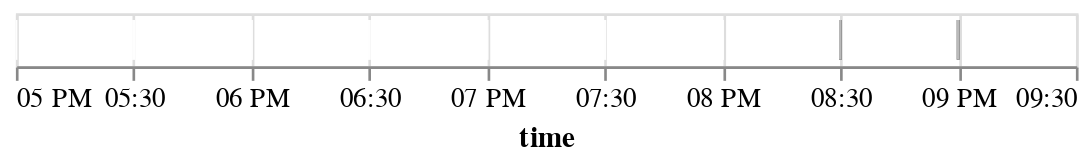

The notebook cell saved with this chart:
### Code cell
plot_rug(m_df.tidy())

### Figure 1 — Vega-Lite specification as saved in the notebook (floating-point values rounded to 4 significant figures)
{"config": {"view": {"continuousWidth": 400, "continuousHeight": 300}}, "data": {"name": "data-e50c02d862731cf9f9a0daad851eec81"}, "mark": {"type": "tick", "color": "black"}, "encoding": {"color": {"condition": {"value": "white", "test": "datum.is_present"}, "value": "black"}, "x": {"field": "time", "type": "temporal"}}, "params": [{"name": "param_73", "select": {"type": "interval"}, "bind": "scales"}], "$schema": "https://vega.github.io/schema/vega-lite/v5.2.0.json", "datasets": {"data-e50c02d862731cf9f9a0daad851eec81": [{"time": "2000-06-15T17:00:00", "variable": "TA", "value": 14.22, "is_present": true}, {"time": "2000-06-15T17:30:00", "variable": "TA", "value": 14.11, "is_present": true}, {"time": "2000-06-15T18:00:00", "variable": "TA", "value": 14.23, "is_present": true}, {"time": "2000-06-15T18:30:00", "variable": "TA", "value": 14.4, "is_present": true}, {"time": "2000-06-15T19:00:00", "variable": "TA", "value": 14.09, "is_present": true}, {"time": "2000-06-15T19:30:00", "variable": "TA", "value": 13.71, "is_present": true}, {"time": "2000-06-15T20:00:00", "variable": "TA", "value": 13.08, "is_present": true}, {"time": "2000-06-15T20:30:00", "variable": "TA", "value": 12.41, "is_present": false}, {"time": "2000-06-15T21:00:00", "variable": "TA", "value": 12.27, "is_present": false}, {"time": "2000-06-15T21:30:00", "variable": "TA", "value": 12.2, "is_present": true}, {"time": "2000-06-15T17:00:00", "variable": "SW_IN", "value": 224.8, "is_present": true}, {"time": "2000-06-15T17:30:00", "variable": "SW_IN", "value": 195.3, "is_present": true}, {"time": "2000-06-15T18:00:00", "variable": "SW_IN", "value": 244.2, "is_present": true}, {"time": "2000-06-15T18:30:00", "variable": "SW_IN", "value": 253.9, "is_present": true}, {"time": "2000-06-15T19:00:00", "variable": "SW_IN", "value": 177.3, "is_present": true}, {"time": "2000-06-15T19:30:00", "variable": "SW_IN", "value": 97.07, "is_present": true}, {"time": "2000-06-15T20:00:00", "variable": "SW_IN", "value": 39.71, "is_present": true}, {"time": "2000-06-15T20:30:00", "variable": "SW_IN", "value": 10.65, "is_present": false}, {"time": "2000-06-15T21:00:00", "variable": "SW_IN", "value": 0.32, "is_present": false}, {"time": "2000-06-15T21:30:00", "variable": "SW_IN", "value": 0.0, "is_present": true}, {"time": "2000-06-15T17:00:00", "variable": "VPD", "value": 5.799, "is_present": true}, {"time": "2000-06-15T17:30:00", "variable": "VPD", "value": 6.577, "is_present": true}, {"time": "2000-06-15T18:00:00", "variable": "VPD", "value": 6.931, "is_present": true}, {"time": "2000-06-15T18:30:00", "variable": "VPD", "value": 7.286, "is_present": true}, {"time": "2000-06-15T19:00:00", "variable": "VPD", "value": 7.251, "is_present": true}, {"time": "2000-06-15T19:30:00", "variable": "VPD", "value": 6.683, "is_present": true}, {"time": "2000-06-15T20:00:00", "variable": "VPD", "value": 5.851, "is_present": true}, {"time": "2000-06-15T20:30:00", "variable": "VPD", "value": 5.254, "is_present": true}, {"time": "2000-06-15T21:00:00", "variable": "VPD", "value": 5.164, "is_present": true}, {"time": "2000-06-15T21:30:00", "variable": "VPD", "value": 5.037, "is_present": true}]}}
